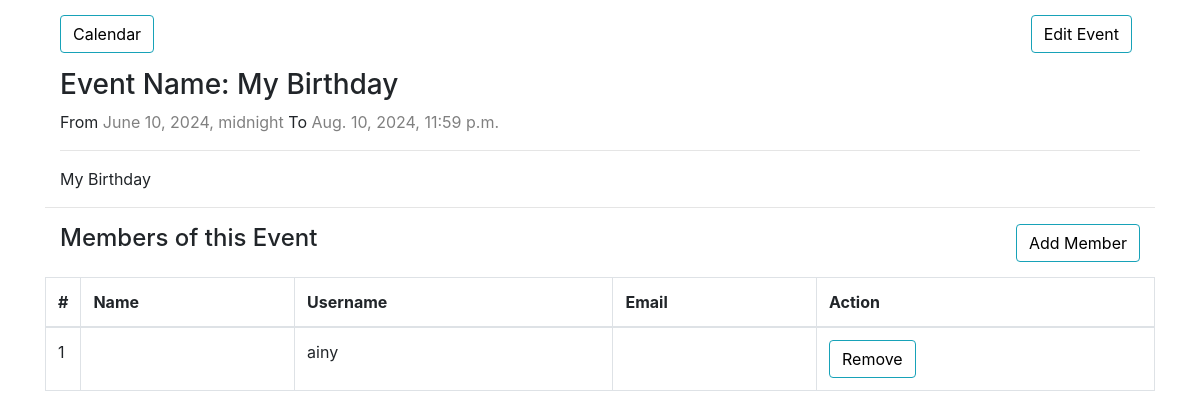
/event/3/details/ (signed in), run on the app's committed database.
### calendarapp/models.py (models this page shows, shortened)
class Event(models.Model):
    user = models.ForeignKey(User, on_delete=models.CASCADE)
    title = models.CharField(max_length=200, unique=True)
    description = models.TextField()
    start_time = models.DateTimeField()
    end_time = models.DateTimeField()
    created_date = models.DateTimeField(auto_now_add=True)

class EventMember(models.Model):
    event = models.ForeignKey(Event, on_delete=models.CASCADE)
    user = models.ForeignKey(User, on_delete=models.CASCADE)
    class Meta:
        unique_together = ['event', 'user']

### calendarapp/views.py (the view)
# urls.py: path('event/<int:event_id>/details/', views.event_details, name='event-detail'),
@login_required(login_url='signin')
def event_details(request, event_id):
    event = Event.objects.get(id=event_id)
    eventmember = EventMember.objects.filter(event=event)
    context = {
        'event': event,
        'eventmember': eventmember
    }
    return render(request, 'event-details.html', context)

### templates/event-details.html (shortened to what this page needs)
{% extends 'base.html' %}
{% block content %}
    <div class="container">
        <div class="clearfix">
            <a class="btn btn-info left" href="{% url 'calendarapp:calendar' %}"> Calendar </a>
            <a class="btn btn-info right mr-2" href="{% url 'calendarapp:event_edit' event.pk %}"> Edit Event </a>
        </div>
        <div class="clearfix">
            <h3>Event Name: {{ event.title }}</h3>
            <p>From <span style="color: gray;">{{ event.start_time }}</span> To <span style="color: gray;">{{ event.end_time }}</span></p>
            <hr>
            <p>{{ event.description }}</p>
        </div>
        <hr>
        <div class="clearfix">
            <h4 class="left" > Members of this Event</h4>
            <a class="btn btn-info right" href="{% url 'calendarapp:add_eventmember' event.id %}"> Add Member </a>
        </div>
        <table class="table table-bordered">
            <thead>
                <tr>
                  <th style="width: 10px">#</th>
                  <th>Name</th>
                  <th>Username</th>
                  <th>Email</th>
                  <th>Action</th>
                </tr>
              </thead>
              <tbody>
                {% for member in eventmember %}
                <tr role="row">
                    <td>{{ forloop.counter }}</td>
                    <td>{{ member.user.first_name }} {{ member.user.last_name }}</td>
                    <td>{{ member.user.username }}</td>
                    <td>{{ member.user.email }}</td>
                    <td>
                        <a class="btn btn-info" href="{% url 'calendarapp:remove_event' member.id %}">Remove</a>
                    </td>
                </tr>
                {% endfor %}
              </tbody>
        </table>
    </div>
{% endblock %}

### static/css/style.css (style rules this page uses)
a { color: #17a2b8; }
.left { float: left; }
.right { float: right; }
.btn { outline: none; color: black; background-color: transparent; box-shadow: 0 0 0 0; }
.clearfix { margin: 15px; }

### data on the page
Event: title "My Birthday", start_time "June 10, 2024, midnight", end_time "Aug. 10, 2024, 11:59 p.m.", description "My Birthday"
EventMember: user.username "ainy"
